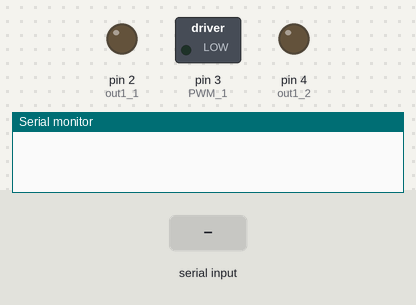
Simulated run of this sketch. Board: Arduino Uno, built with avr-gcc and run on an emulated ATmega328P. On the bench: switched loads named in the sketch (green lamp = pin HIGH), output pins drawn as LEDs (lit = HIGH), the last lines printed to the serial monitor. The test bench sets the inputs (shaded band).

Above: at 1.2 s.
1.3 s: "s" received over Serial
At 2.4 s:
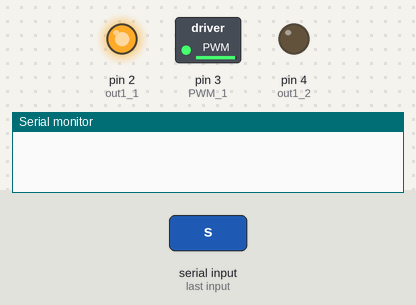
2.8 s: "w" received over Serial
At 12.5 s:
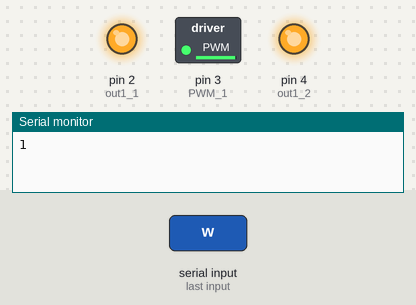
Timing chart, 0 to 12.9 s (numbered marks = the images above; inputs shaded):
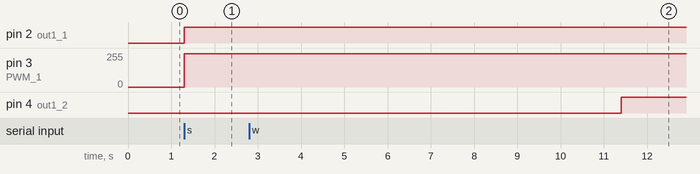

Measured:
- after the input at 1.3 s, pin 2 (out1_1): LOW → HIGH at once; pin 3 (PWM_1): 0/255 → 250/255 at once

The sketch:

dummy.ino
```cpp
/****************************************************************
Программа для "коробки", имитирующей работу манипулятора для МПП
Протокол обмена между "коробкой" и роботом:
Робот может отправлить 2 комманды в текстовом формате - запрос "w"; и комманда начала "замера" - "s"
Коробка может быть в двух состояниях - ожидание и работа (состояние 0 и 1).
Если "коробка" не получила комманды замера (s), то она не будет только отвечать на запросы состояния (w).
После получения команды начала "замера" (w) "коробка" изменяет состояние на "работа" (1) и
запускает двигатель по таймеру (счетчику) на 10 секунд.

Контроллер:          Arduino ATmega 328P
Драйвер двигателей:  L298
Дата создания:       18.11.2016
Версия:              1.01
****************************************************************/

#define Maxcnt 100 // Время "измерений": 10 тактов по 0.1 секунде

//Выходы для драйвера
int PWM_1 = 3;
int out1_1 = 2;
int out1_2 = 4;

void setup()
{
  Serial.begin(9600);
  pinMode(PWM_1, OUTPUT);
  pinMode(out1_1, OUTPUT);
  pinMode(out1_2, OUTPUT);
}

void go1() //Крутить мотор
{
  analogWrite(PWM_1, 250);
  digitalWrite(out1_1, HIGH);
  digitalWrite(out1_2, LOW);
}

void go2() //Остановить мотор
{
  digitalWrite(out1_1, HIGH);
  digitalWrite(out1_2, HIGH);
}

int cond=0;  //cond=0 - ожидание, cond=1 - работа
int cnt=0;  //Таймер

void loop()
{
  if (Serial.available()) //Считываем с клавиатуры
  {
    char inChar = (char)Serial.read();
    //Serial.println(inChar);
    if (inChar=='s') //Start
    {
      cond = 1;
      go1();
      cnt=0;
    }
    if (inChar=='w') //Wait
    {
      //Serial.print(cond);
      //Serial.println((char)(cnt+'0'));
      Serial.println((char)(cond+'0'));
    }
  }

  //---------------------------------------

  if(cond==0)
  {
    //Ничего не делаем
  }
  if(cond==1)
  {
    cnt++;
    delay(100);
    if (cnt>Maxcnt)
    {
      go2();
      cnt=0;
      cond=0;
    }
  }
}
```
